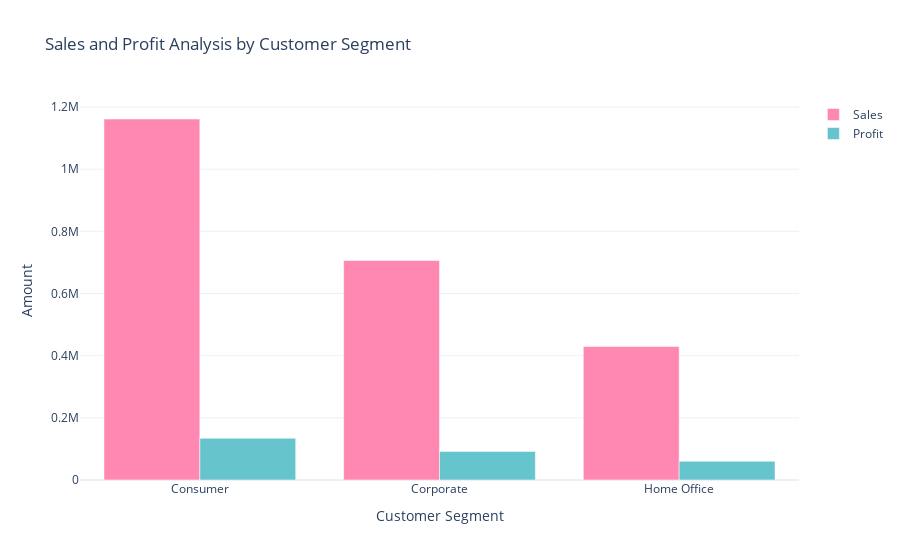

This figure's notebook cell:
### Markdown cell above
# 5] Sales and Profit analysis by customer segments:

### Code cell
sales_profit_by_segment = data.groupby('Segment').agg({'Sales':'sum','Profit':'sum'}).reset_index()

color_palette = colors.qualitative.Pastel

fig = go.Figure()
fig.add_trace(go.Bar(x=sales_profit_by_segment['Segment'],
                    y=sales_profit_by_segment['Sales'],
                    name='Sales',
                    marker_color=color_palette[6]))

fig.add_trace(go.Bar(x=sales_profit_by_segment['Segment'],
                    y=sales_profit_by_segment['Profit'],
                    name='Profit',
                    marker_color=color_palette[0]))

fig.update_layout(title='Sales and Profit Analysis by Customer Segment',
                 xaxis_title='Customer Segment',
                 yaxis_title='Amount')
fig.show()

### Figure 1 — Plotly figure (JSON) as saved in the notebook; plotly's stock layout.template omitted (floating-point values rounded to 4 significant figures)
{"data": [{"marker": {"color": "rgb(254, 136, 177)"}, "name": "Sales", "type": "bar", "x": ["Consumer", "Corporate", "Home Office"], "y": [1161000.0, 706100.0, 429700.0]}, {"marker": {"color": "rgb(102, 197, 204)"}, "name": "Profit", "type": "bar", "x": ["Consumer", "Corporate", "Home Office"], "y": [134100.0, 91980.0, 60300.0]}], "layout": {"title": {"text": "Sales and Profit Analysis by Customer Segment"}, "xaxis": {"title": {"text": "Customer Segment"}}, "yaxis": {"title": {"text": "Amount"}}}}
